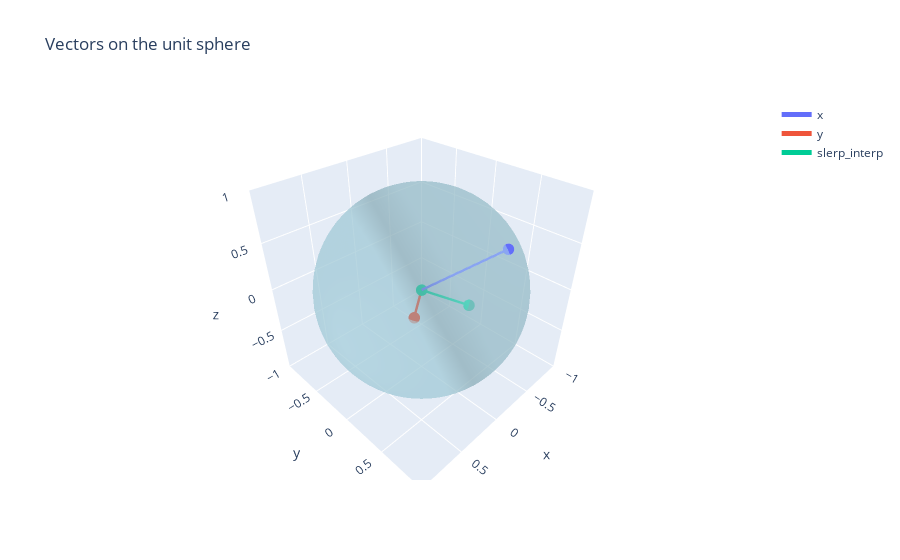

Source (notebook cell):
### Markdown cell above
## Hypersphere SLERP:

Returns $SLERP(x, y; \alpha) = \frac{\sin((1-\alpha) \theta_{xy})}{\sin(\theta_{xy})} x + \frac{\sin(\alpha \theta_{xy})}{\sin(\theta_{xy})} y$, where $\alpha \in (0,1)$ is the interpolation parameter.

### Code cell
hypersphereslerp = HypersphereSLERP(dim=dim, single_weight=True)
slerp_interp = hypersphereslerp(x, y)

plot_vectors_unit_sphere([x[0].numpy(), y[0].numpy(), slerp_interp[0].detach().numpy()], names=['x', 'y', 'slerp_interp'])

### Figure 1 — Plotly figure (JSON) as saved in the notebook; plotly's stock layout.template omitted (floating-point values rounded to 4 significant figures; data arrays with more than 128 entries replaced by an {"elided": "..."} marker saying what was removed)
{"data": [{"line": {"width": 5}, "marker": {"size": 4}, "mode": "lines+markers", "name": "x", "type": "scatter3d", "x": [0, -0.2622], "y": [0, 0.7267], "z": [0, 0.635]}, {"line": {"width": 5}, "marker": {"size": 4}, "mode": "lines+markers", "name": "y", "type": "scatter3d", "x": [0, -0.3553], "y": [0, -0.4757], "z": [0, -0.8047]}, {"line": {"width": 5}, "marker": {"size": 4}, "mode": "lines+markers", "name": "slerp_interp", "type": "scatter3d", "x": [0, -0.7854], "y": [0, -0.03361], "z": [0, -0.6181]}, {"alphahull": 0, "color": "lightblue", "opacity": 0.5, "type": "mesh3d", "x": {"elided": "2112 float values"}, "y": {"elided": "2112 float values"}, "z": {"elided": "2112 float values"}}], "layout": {"scene": {"aspectmode": "cube", "xaxis": {"range": [-1, 1]}, "yaxis": {"range": [-1, 1]}, "zaxis": {"range": [-1, 1]}}, "title": {"text": "Vectors on the unit sphere"}}}
